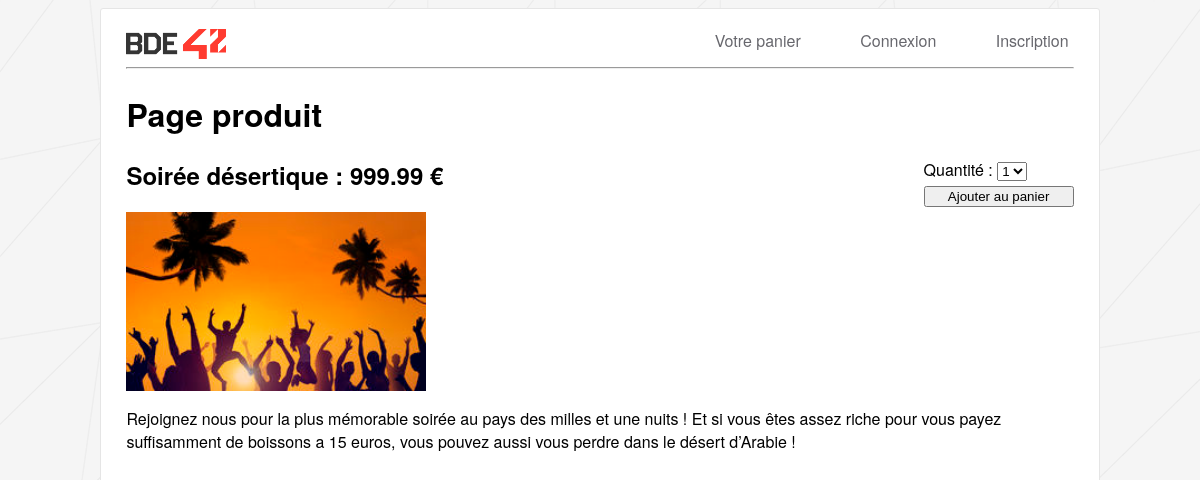
The page /?page=product&id=1 on the database its author committed.
### tables this page shows
CREATE TABLE `product` (
  `id` int(11) NOT NULL,
  `name` varchar(255) NOT NULL,
  `price` int(11) NOT NULL,
  `picture` varchar(512) NOT NULL,
  `description` text NOT NULL
);

### controllers/product.php (called while the page is built, shortened)
<?php
$view = array();
$product = get_produit($conn, $_GET['id']);
if ($product)
{
	$view['path'] = 'product.php';
	$view['product'] = $product;
}
else
{
	$view['path'] = '404.php';
}

### bdd.php (called while the page is built, shortened)
<?php
function shit($result)
{
	$all = array();
	while(($row = mysqli_fetch_assoc($result))) {
	    $all[] = $row;
	}
	return ($all);
}
function get_produit($conn, $id)
{
	$req = 'SELECT id, name, ROUND(price / 100, 2) as price, picture, description FROM product WHERE id = \''.mysqli_real_escape_string($conn, $id).'\' LIMIT 1;';
	$req = mysqli_query($conn, $req);
	$sql = 'SELECT id_category FROM category_product WHERE  id_product = \''.mysqli_real_escape_string($conn, $id).'\';';
	$product_data = mysqli_fetch_assoc($req);
	$req = mysqli_query($conn, $sql);
	if (mysqli_num_rows($req))
	{
		$tab = shit($req);
		$cat = array();
		foreach ($tab as $val) {
			$cat[] = $val['id_category'];
		}
		$product_data['id_category'] =  implode(',', $cat);
	}
	return $product_data;
}

### views/product.php (the view, shortened to what this page needs)
<h1>Page produit</h1>
<div style="float:right;width:150px;
	">
	<form action="" method="POST">
		Quantité :
		<select name="quantity">
		   <option>1</option>
		</select> <br/>
		<input type="submit" name="submit" value="Ajouter au panier" class="p100" style="margin-top:5px;">
	</form>
</div>
<?php
 	echo '<h2>'.$view['product']['name'].' : '.$view['product']['price'].' €</h2>';
 	echo '<img src="'.$view['product']['picture'].'" style="width:300px;" alt=""/>';
 	echo '<p>'.$view['product']['description'].'</p>';
?>

### views/base.php (style rules this page uses)
body { font-family: "Helvetica Neue",Helvetica,Arial,sans-serif; background-image: url("img/bg.gif"); }
.p100 { width: 100%; }

### rows shown on the page
product: name "Soirée désertique", picture (picture), description "Rejoignez nous pour la plus mémorable soirée au pays des milles et une nuits ! Et si vous êtes assez riche pour vous payez suffisamment de boissons a 15 euros, vous pouvez aussi vous perdre dans le désert d’Arabie !"

### other values the page prints
$view['product']['price'] "999.99"
